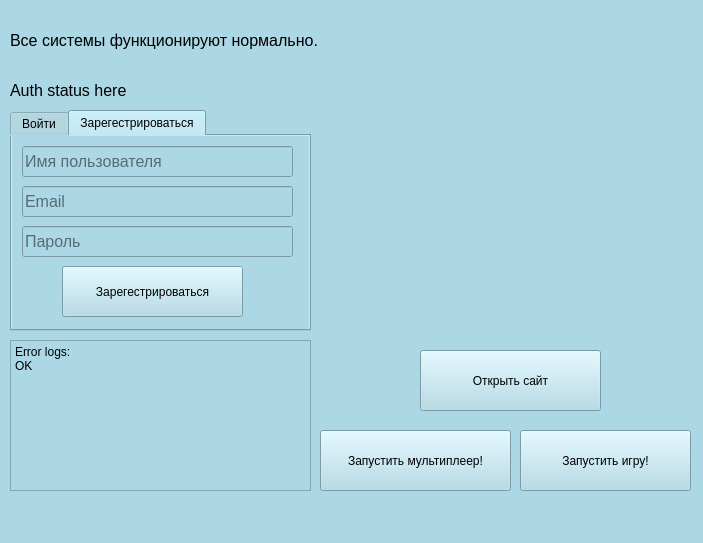
<?xml version="1.0" encoding="UTF-8"?>
<ui version="4.0">
 <class>MainWindow</class>
 <widget class="QMainWindow" name="MainWindow">
  <property name="geometry">
   <rect>
    <x>0</x>
    <y>0</y>
    <width>703</width>
    <height>543</height>
   </rect>
  </property>
  <property name="windowTitle">
   <string>Launcher</string>
  </property>
  <property name="styleSheet">
   <string notr="true">background-color: rgb(172, 216, 230);</string>
  </property>
  <widget class="QWidget" name="centralwidget">
   <widget class="QPushButton" name="pushButton_2">
    <property name="geometry">
     <rect>
      <x>420</x>
      <y>350</y>
      <width>181</width>
      <height>61</height>
     </rect>
    </property>
    <property name="styleSheet">
     <string notr="true">:!hover{
background-color: rgb(172, 216, 230);
}

:hover{
	border: 4px solid black; 
    background: rgb(105, 185, 211); 
    padding: 10px;
}</string>
    </property>
    <property name="text">
     <string>Открыть сайт</string>
    </property>
   </widget>
   <widget class="QPushButton" name="pushButton_3">
    <property name="geometry">
     <rect>
      <x>520</x>
      <y>430</y>
      <width>171</width>
      <height>61</height>
     </rect>
    </property>
    <property name="styleSheet">
     <string notr="true">backgr:!hover{
background-color: rgb(172, 216, 230);
}

:hover{
	border: 4px solid black; 
    background: rgb(105, 185, 211); 
    padding: 10px;
}ound-color: rgb(172, 216, 230);</string>
    </property>
    <property name="text">
     <string>Запустить игру!</string>
    </property>
   </widget>
   <widget class="QPlainTextEdit" name="plainTextEdit">
    <property name="geometry">
     <rect>
      <x>10</x>
      <y>340</y>
      <width>301</width>
      <height>151</height>
     </rect>
    </property>
    <property name="plainText">
     <string>Error logs:
OK</string>
    </property>
   </widget>
   <widget class="QPushButton" name="pushButton_5">
    <property name="geometry">
     <rect>
      <x>320</x>
      <y>430</y>
      <width>191</width>
      <height>61</height>
     </rect>
    </property>
    <property name="styleSheet">
     <string notr="true">:!hover{
background-color: rgb(172, 216, 230);
}

:hover{
	border: 4px solid black; 
    background: rgb(105, 185, 211); 
    padding: 10px;
}</string>
    </property>
    <property name="text">
     <string>Запустить мультиплеер!</string>
    </property>
   </widget>
   <widget class="QLabel" name="label_3">
    <property name="geometry">
     <rect>
      <x>10</x>
      <y>80</y>
      <width>281</width>
      <height>21</height>
     </rect>
    </property>
    <property name="font">
     <font>
      <pointsize>12</pointsize>
     </font>
    </property>
    <property name="text">
     <string>Auth status here</string>
    </property>
   </widget>
   <widget class="QLabel" name="label_4">
    <property name="geometry">
     <rect>
      <x>10</x>
      <y>10</y>
      <width>681</width>
      <height>61</height>
     </rect>
    </property>
    <property name="font">
     <font>
      <pointsize>12</pointsize>
     </font>
    </property>
    <property name="styleSheet">
     <string notr="true">background-color: rgb(172, 216, 230);</string>
    </property>
    <property name="text">
     <string>Все системы функционируют нормально.</string>
    </property>
   </widget>
   <widget class="QTabWidget" name="tabWidget">
    <property name="geometry">
     <rect>
      <x>10</x>
      <y>110</y>
      <width>301</width>
      <height>221</height>
     </rect>
    </property>
    <property name="currentIndex">
     <number>1</number>
    </property>
    <widget class="QWidget" name="tab">
     <attribute name="title">
      <string>Войти</string>
     </attribute>
     <widget class="QLineEdit" name="lineEdit">
      <property name="geometry">
       <rect>
        <x>10</x>
        <y>10</y>
        <width>271</width>
        <height>31</height>
       </rect>
      </property>
      <property name="font">
       <font>
        <pointsize>12</pointsize>
       </font>
      </property>
      <property name="text">
       <string/>
      </property>
      <property name="placeholderText">
       <string>Email</string>
      </property>
     </widget>
     <widget class="QLineEdit" name="lineEdit_2">
      <property name="geometry">
       <rect>
        <x>10</x>
        <y>50</y>
        <width>271</width>
        <height>31</height>
       </rect>
      </property>
      <property name="font">
       <font>
        <pointsize>12</pointsize>
       </font>
      </property>
      <property name="echoMode">
       <enum>QLineEdit::Password</enum>
      </property>
      <property name="placeholderText">
       <string>Пароль</string>
      </property>
     </widget>
     <widget class="QPushButton" name="pushButton">
      <property name="geometry">
       <rect>
        <x>100</x>
        <y>130</y>
        <width>81</width>
        <height>51</height>
       </rect>
      </property>
      <property name="styleSheet">
       <string notr="true">:!hover{
background-color: rgb(172, 216, 230);
}

:hover{
	border: 4px solid black; 
    background: rgb(105, 185, 211); 
    padding: 10px;
}</string>
      </property>
      <property name="text">
       <string>Войти</string>
      </property>
     </widget>
    </widget>
    <widget class="QWidget" name="tab_2">
     <attribute name="title">
      <string>Зарегестрироваться</string>
     </attribute>
     <widget class="QLineEdit" name="lineEdit_3">
      <property name="geometry">
       <rect>
        <x>10</x>
        <y>50</y>
        <width>271</width>
        <height>31</height>
       </rect>
      </property>
      <property name="font">
       <font>
        <pointsize>12</pointsize>
       </font>
      </property>
      <property name="text">
       <string/>
      </property>
      <property name="placeholderText">
       <string>Email</string>
      </property>
     </widget>
     <widget class="QLineEdit" name="lineEdit_4">
      <property name="geometry">
       <rect>
        <x>10</x>
        <y>90</y>
        <width>271</width>
        <height>31</height>
       </rect>
      </property>
      <property name="font">
       <font>
        <pointsize>12</pointsize>
       </font>
      </property>
      <property name="echoMode">
       <enum>QLineEdit::Password</enum>
      </property>
      <property name="placeholderText">
       <string>Пароль</string>
      </property>
     </widget>
     <widget class="QLineEdit" name="lineEdit_5">
      <property name="geometry">
       <rect>
        <x>10</x>
        <y>10</y>
        <width>271</width>
        <height>31</height>
       </rect>
      </property>
      <property name="font">
       <font>
        <pointsize>12</pointsize>
       </font>
      </property>
      <property name="text">
       <string/>
      </property>
      <property name="placeholderText">
       <string>Имя пользователя</string>
      </property>
     </widget>
     <widget class="QPushButton" name="pushButton_4">
      <property name="geometry">
       <rect>
        <x>50</x>
        <y>130</y>
        <width>181</width>
        <height>51</height>
       </rect>
      </property>
      <property name="styleSheet">
       <string notr="true">:!hover{
background-color: rgb(172, 216, 230);
}

:hover{
	border: 4px solid black; 
    background: rgb(105, 185, 211); 
    padding: 10px;
}</string>
      </property>
      <property name="text">
       <string>Зарегестрироваться</string>
      </property>
     </widget>
    </widget>
   </widget>
  </widget>
  <widget class="QMenuBar" name="menubar">
   <property name="geometry">
    <rect>
     <x>0</x>
     <y>0</y>
     <width>703</width>
     <height>22</height>
    </rect>
   </property>
  </widget>
  <widget class="QStatusBar" name="statusbar"/>
  <action name="actionExit">
   <property name="text">
    <string>Exit</string>
   </property>
  </action>
 </widget>
 <resources/>
 <connections/>
</ui>
